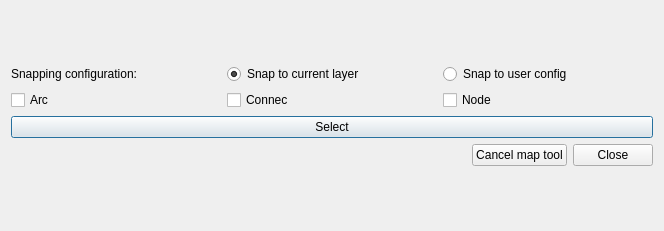
<?xml version="1.0" encoding="UTF-8"?>
<ui version="4.0">
 <class>Dialog</class>
 <widget class="QDialog" name="Dialog">
  <property name="geometry">
   <rect>
    <x>0</x>
    <y>0</y>
    <width>664</width>
    <height>231</height>
   </rect>
  </property>
  <property name="windowTitle">
   <string>Snap features</string>
  </property>
  <layout class="QGridLayout" name="gridLayout">
   <item row="0" column="0" colspan="2">
    <layout class="QVBoxLayout" name="verticalLayout">
     <item>
      <layout class="QHBoxLayout" name="horizontalLayout_layer_groups">
       <item>
        <widget class="QLabel" name="lbl_info">
         <property name="text">
          <string>Snapping configuration:</string>
         </property>
        </widget>
       </item>
       <item>
        <widget class="QRadioButton" name="rdb_layers_active">
         <property name="toolTip">
          <string>Fes Snapping només a la capa seleccionada.</string>
         </property>
         <property name="text">
          <string>Snap to current layer</string>
         </property>
         <property name="checked">
          <bool>true</bool>
         </property>
        </widget>
       </item>
       <item>
        <widget class="QRadioButton" name="rdb_layers_all">
         <property name="toolTip">
          <string>Fes Snapping a totes les capes.</string>
         </property>
         <property name="text">
          <string>Snap to user config</string>
         </property>
        </widget>
       </item>
      </layout>
     </item>
     <item>
      <layout class="QHBoxLayout" name="horizontalLayout_layers">
       <item>
        <widget class="QCheckBox" name="chk_layer_arc">
         <property name="text">
          <string>Arc</string>
         </property>
        </widget>
       </item>
       <item>
        <widget class="QCheckBox" name="chk_layer_connec">
         <property name="text">
          <string>Connec</string>
         </property>
        </widget>
       </item>
       <item>
        <widget class="QCheckBox" name="chk_layer_node">
         <property name="text">
          <string>Node</string>
         </property>
        </widget>
       </item>
      </layout>
     </item>
     <item>
      <layout class="QHBoxLayout" name="horizontalLayout_selection">
       <item>
        <widget class="QPushButton" name="btn_select">
         <property name="enabled">
          <bool>true</bool>
         </property>
         <property name="text">
          <string>Select</string>
         </property>
        </widget>
       </item>
      </layout>
     </item>
     <item>
      <layout class="QHBoxLayout" name="horizontalLayout_final">
       <item>
        <spacer name="horizontalSpacer">
         <property name="orientation">
          <enum>Qt::Horizontal</enum>
         </property>
         <property name="sizeHint" stdset="0">
          <size>
           <width>40</width>
           <height>20</height>
          </size>
         </property>
        </spacer>
       </item>
       <item>
        <widget class="QPushButton" name="btn_cancel">
         <property name="text">
          <string>Cancel map tool</string>
         </property>
        </widget>
       </item>
       <item>
        <widget class="QPushButton" name="btn_close">
         <property name="text">
          <string>Close</string>
         </property>
        </widget>
       </item>
      </layout>
     </item>
    </layout>
   </item>
  </layout>
 </widget>
 <resources/>
 <connections/>
</ui>
